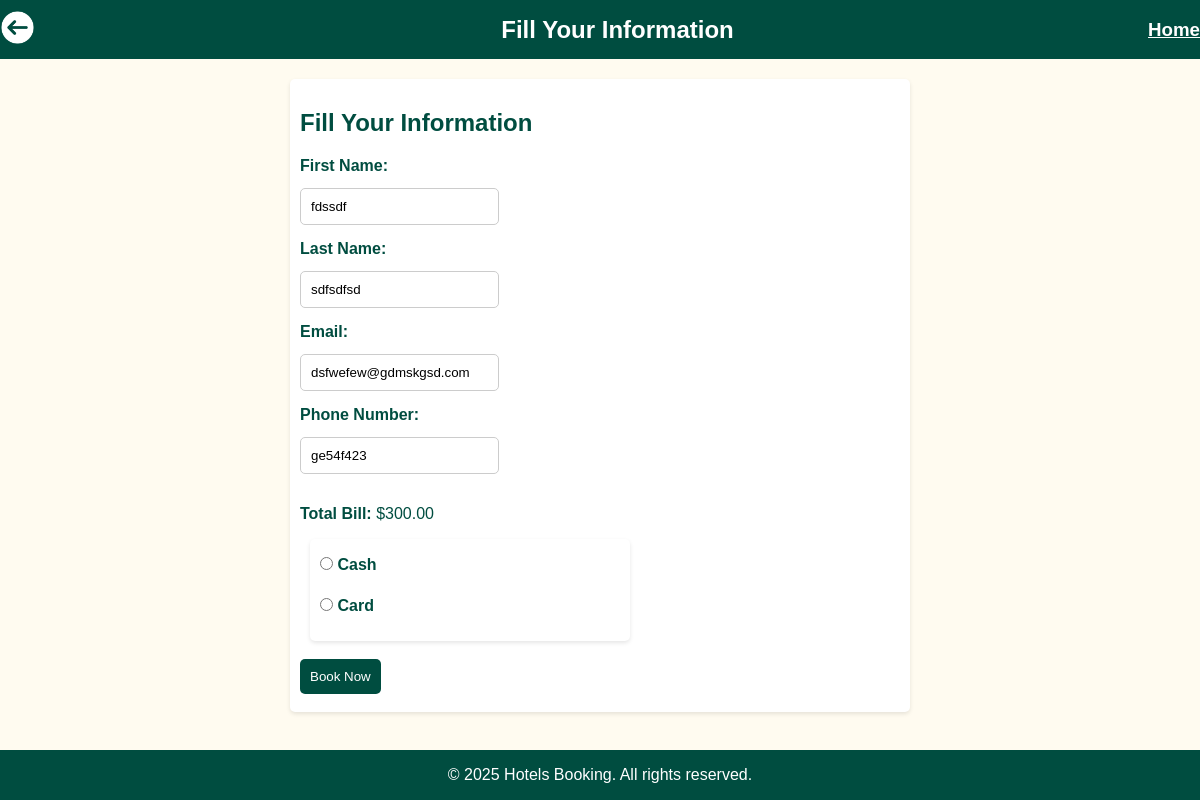
The app's page /booking-payment-settings/PaymentPHP.php?room_id=1 (signed in) with its own data.
### tables this page shows
CREATE TABLE IF NOT EXISTS `users` (
  `UserID` int(11) NOT NULL,
  `Email` varchar(50) NOT NULL,
  `Password` varchar(50) NOT NULL,
  `FName` varchar(50) NOT NULL,
  `LName` varchar(50) DEFAULT NULL,
  `BirthDate` date DEFAULT NULL,
  `Phone` varchar(20) DEFAULT NULL,
  `card_number` varchar(16) DEFAULT NULL,
  `Role` enum('Traveler','Admin') NOT NULL,
  `SupportContact_message` text DEFAULT NULL,
  `SupportContact_preference` enum('Phone','Email','Chatbot') DEFAULT NULL,
  `theme` varchar(10) DEFAULT 'light',
  `currency` varchar(5) DEFAULT 'usd',
  `lang` varchar(11) NOT NULL,
  `email_notifications` tinyint(1) DEFAULT 1,
  `sms_notifications` tinyint(1) DEFAULT 1
);

CREATE TABLE IF NOT EXISTS `rooms` (
  `RoomID` int(11) NOT NULL,
  `HotelID` int(11) NOT NULL,
  `max_guests` int(11) NOT NULL,
  `max_rooms` int(11) NOT NULL,
  `Room_type` enum('Single','Double','Suite') NOT NULL,
  `Occupancy_adults` int(11) NOT NULL,
  `Occupancy_children` int(11) NOT NULL,
  `Price_per_night` decimal(10,2) NOT NULL,
  `Availability` tinyint(1) NOT NULL,
  `Amenities` longtext NOT NULL CHECK (json_valid(`Amenities`)),
  `Bed_type` enum('King','Queen','Twin') NOT NULL,
  `image` varchar(100) NOT NULL,
  `Description` varchar(150) NOT NULL
);

### booking-payment-settings/PaymentPHP.php (the view, shortened to what this page needs)
<?php
include __DIR__.'/../db-connect.php';
$userID = $_SESSION['UserID'];
$sql = "SELECT FName, LName, Email, Phone FROM users WHERE UserID = ?";
$stmt = $conn->prepare($sql);
$stmt->bind_param("i", $userID);
$stmt->execute();
$stmt->bind_result($firstName, $lastName, $email, $phone);
$roomID = $_GET['room_id'] ?? null;
$rooms = $_GET['Rooms'] ?? 1;
$roomPrice = 0;
if ($roomID) {
    $roomSql = "SELECT Price_per_night FROM rooms WHERE RoomID = ?";
    $roomStmt = $conn->prepare($roomSql);
    $roomStmt->bind_param("i", $roomID);
    $roomStmt->execute();
    $roomStmt->bind_result($roomPrice);
}
$totalBill = $roomPrice * $rooms;
?>
<!DOCTYPE html>
<html lang="en">
<head>
</head>
<body>
  <div class="header">
    <a href="./BookingPHP.php"><img src="Back Arrow.png" width="35px"></a>
    <h1>Fill Your Information</h1>
    <h3>
        <a href="../sign-home/Home-(HB).html" class="home-link">Home</a>
    </h3>
</div>
    <div class="container">
        <div class="booker-info">
            <h2>Fill Your Information</h2>
            <form action="" method="POST">
                <label for="firstName">First Name:</label>
                <input type="text" id="firstName" name="firstName" value="<?php echo htmlspecialchars($firstName); ?>" required>
                <label for="lastName">Last Name:</label>
                <input type="text" id="lastName" name="lastName" value="<?php echo htmlspecialchars($lastName); ?>" required>
                <label for="email">Email:</label>
                <input type="email" id="email" name="email" value="<?php echo htmlspecialchars($email); ?>" required>
                <label for="phone">Phone Number:</label>
                <input type="tel" id="phone" name="phone" value="<?php echo htmlspecialchars($phone); ?>" required>
                <p><strong>Total Bill:</strong> $<?php echo number_format($totalBill, 2); ?></p>
                <div class="payment-methods">
                    <label>
                        <input type="radio" name="paymentType" value="cash" onchange="toggleCardDetails()"> Cash
                    </label>
                    <label>
                        <input type="radio" name="paymentType" value="card" onchange="toggleCardDetails()"> Card
                    </label>
                </div>
                <button type="submit">Book Now</button>
            </form>
        </div>
    </div>
    <footer>
        <p>&copy; 2025 Hotels Booking. All rights reserved.</p>
    </footer>
</body>
</html>

### booking-payment-settings/PaymentPHP.php (style rules this page uses)
body { background-color: #fffbf0; color: #004d40; font-family: Arial, sans-serif; display: flex; justify-content: center; align-items: center; height: 100vh; margin: 0; padding: 0; flex-direction: column; min-height: 100vh; }
.header { background-color: #004d40; color: #ffffff; padding: 10px 20px; position: relative; display: flex; align-items: center; width: 100%; }
.header .home-link { position: absolute; right: 20px; top: 50%; transform: translateY(-50%); color: #ffffff; font-weight: bold; }
.header h1 { flex-grow: 1; text-align: center; margin: 0; font-size: 1.5em; }
.container { display: flex; justify-content: center; align-items: center; width: 100%; margin: 10px; }
select, input, button { margin: 8px 0; padding: 10px; border-radius: 5px; border: 1px solid #ccc; }
button { background-color: #004d40; color: white; border: none; cursor: pointer; }
.payment-methods { background-color: #ffffff; width: 50%; margin: 10px; padding: 10px; border-radius: 5px; box-shadow: 0 2px 4px rgba(0, 0, 0, 0.1); text-align: left; display: flex; flex-direction: column; justify-content: center; }
.payment-methods label { margin-right: 15px; font-weight: bold; }
.booker-info { background-color: #ffffff; width: 50%; margin: 10px; padding: 10px; border-radius: 5px; box-shadow: 0 2px 4px rgba(0, 0, 0, 0.1); text-align: left; display: flex; flex-direction: column; justify-content: center; text-align: left; }
.booker-info label { display: block; margin-bottom: 5px; font-weight: bold; }
.booker-info input { padding: 10px; margin-bottom: 15px; }
footer { background-color: #004d40; color: white; text-align: center; position: relative; margin-top: auto; width: 100%; }

### records on screen
users: firstName "fdssdf", lastName "sdfsdfsd", email "dsfwefew@gdmskgsd.com", phone "ge54f423"
rooms: Price_per_night "300.00"
